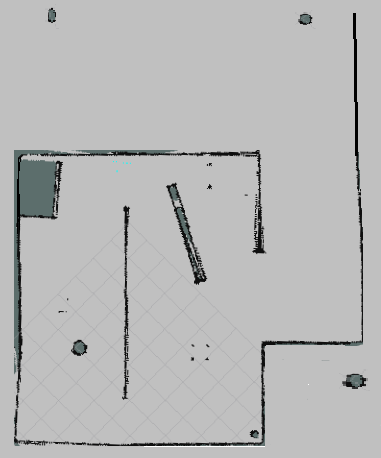
#> input picture map processing/test_mapUp1.png, 381 x 458 px
$ jupyter execute image.ipynb
#> lines starting #> are read from the running program, lines starting #| are printed output that depends on the picture; after the words box and inside, x2 and y2 are one past the last pixel; in counts of white or black regions, pixels touching at a corner belong together; long printed decimals are rounded
[cell 1]
import numpy as np
from skimage import io
from skimage.color import rgb2lab, lab2rgb, rgba2rgb
from skimage.morphology import thin
import matplotlib.pyplot as plt
from skimage.transform import rescale, resize

[cell 2]
test_map = io.imread("test_mapUp1.png")
#> test_map is the input picture: shape (458, 381, 4); mean R, G, B, A 184.2, 184.6, 184.6, 255
io.imshow(test_map)

[cell 3]
image_resized = resize(test_map, (2000, 1500),anti_aliasing=True)
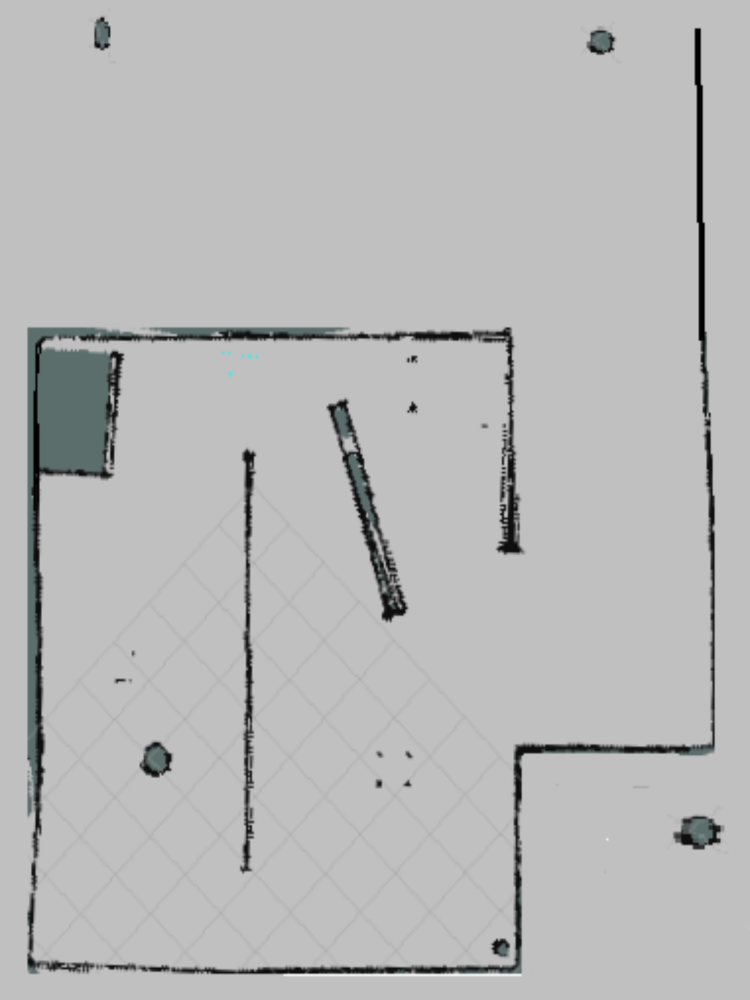
#> image_resized: shape (2000, 1500, 4) float64 (shown at 1/2 size); mean R, G, B, A 0.722, 0.724, 0.724, 1; transparent parts drawn white
io.imshow(image_resized)
test_map = image_resized
print(np.shape(test_map))
#| (2000, 1500, 4)

[cell 4]
#print(test_map)
print(np.min(test_map),np.max(test_map))
#| 0.0 1.0
print(np.shape(test_map))
#| (2000, 1500, 4)
print(test_map[0][0])
#| [0.7529 0.7529 0.7529 1.        ]
test_map_rgb = test_map[:,:,0:3]
print(np.shape(test_map_rgb))
#| (2000, 1500, 3)

[cell 5]
im_lab=rgb2lab(test_map_rgb)
#> im_lab: shape (2000, 1500, 3) float64; mean of channels 0, 1, 2 74.8, -0.2, 0
im_lab[...,1]=im_lab[...,2]=0
#> im_lab: shape (2000, 1500, 3) float64; mean of channels 0, 1, 2 74.8, 0, 0
gray_test_map_temp=lab2rgb(im_lab)

gray_test_map = np.zeros((gray_test_map_temp.shape[0],gray_test_map_temp.shape[1]))
for i in range(gray_test_map_temp.shape[0]):
    for j in range(gray_test_map_temp.shape[1]):
        gray_test_map[i][j] = np.average(gray_test_map_temp[i][j])

print(np.shape(gray_test_map))
#| (2000, 1500)
io.imshow(gray_test_map)

[cell 6]
binary_test_map = gray_test_map > 0.65
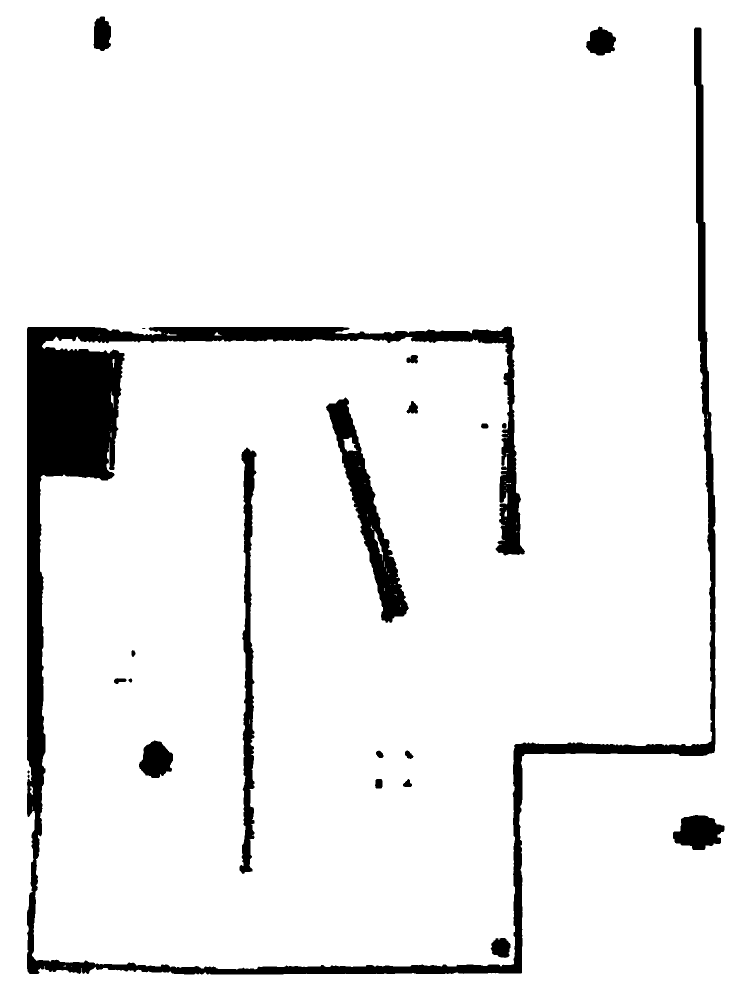
#> binary_test_map: shape (2000, 1500) bool (shown at 1/2 size); 93.3% white; 22 black regions (1 under 20 px), largest, box (x1, y1, x2, y2) and area: (54, 55, 1431, 1949) 153427, (652, 795, 818, 1246) 18697, (479, 895, 513, 1748) 13736
np.shape(gray_test_map)
io.imshow(binary_test_map)

[cell 7]
binary_thick_map = thin(binary_test_map, max_num_iter=3)
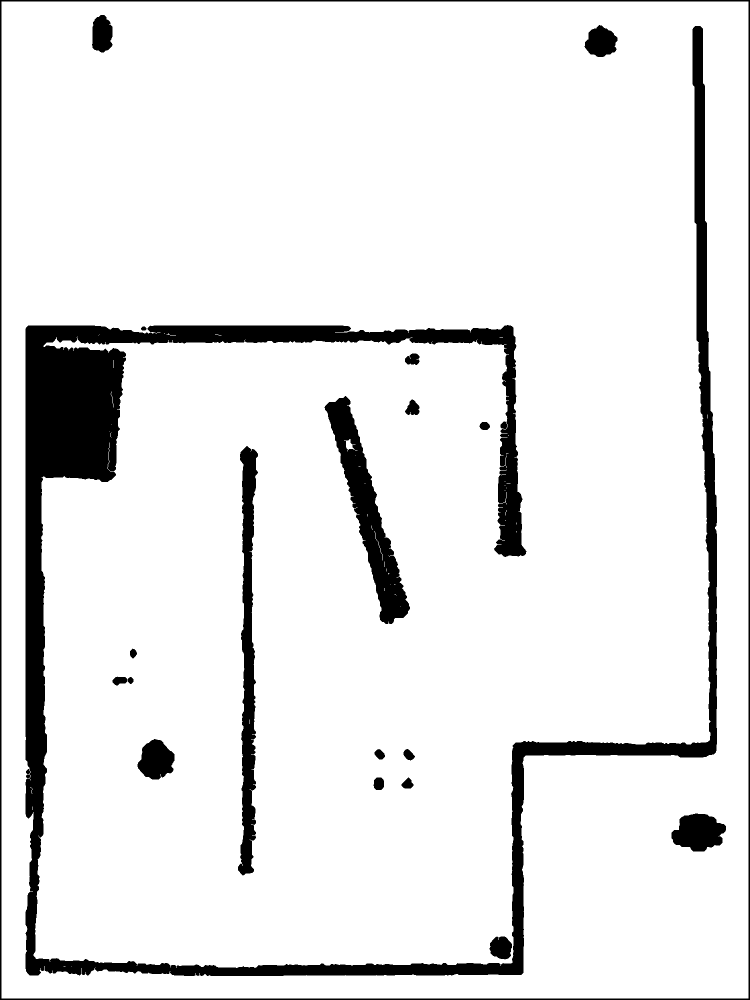
#> binary_thick_map: shape (2000, 1500) bool (shown at 1/2 size); 90.9% white; 20 black regions, largest, box (x1, y1, x2, y2) and area: (51, 52, 1434, 1952) 191124, (649, 792, 820, 1248) 22050, (0, 0, 1500, 2000) 20964
io.imshow(binary_thick_map)

[cell 8]
plt.figure(figsize=(30,10))
plt.subplot(131),plt.imshow(test_map)
plt.subplot(132),plt.imshow(binary_test_map,cmap=plt.cm.gray)
plt.subplot(133),plt.imshow(binary_thick_map,cmap=plt.cm.gray)
plt.show()
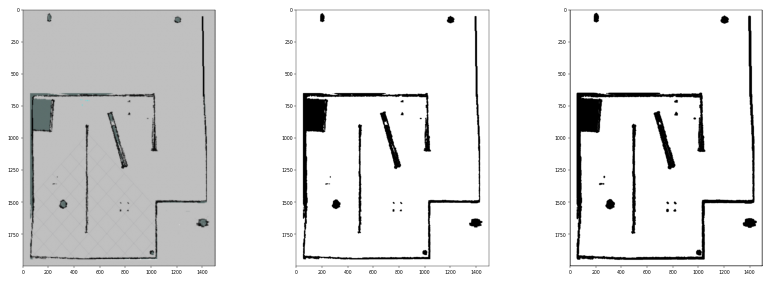
#> figure drawn by matplotlib, 3 panels
